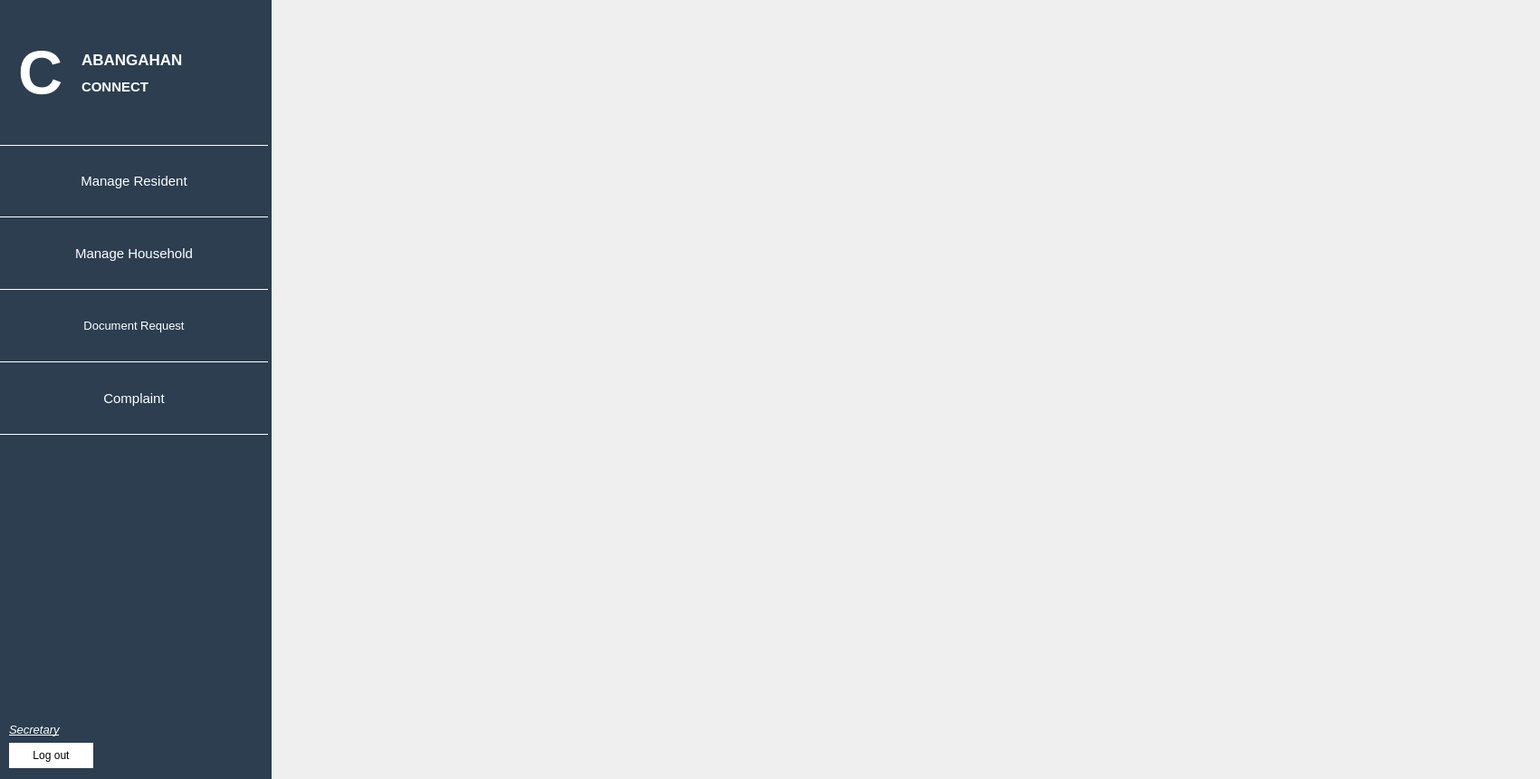
<?xml version="1.0" encoding="UTF-8"?>
<ui version="4.0">
 <class>MainWindow</class>
 <widget class="QMainWindow" name="MainWindow">
  <property name="geometry">
   <rect>
    <x>0</x>
    <y>0</y>
    <width>1701</width>
    <height>860</height>
   </rect>
  </property>
  <property name="maximumSize">
   <size>
    <width>16777215</width>
    <height>16777215</height>
   </size>
  </property>
  <property name="windowTitle">
   <string>MainWindow</string>
  </property>
  <widget class="QWidget" name="centralwidget">
   <layout class="QHBoxLayout" name="horizontalLayout_7">
    <property name="spacing">
     <number>0</number>
    </property>
    <property name="leftMargin">
     <number>0</number>
    </property>
    <property name="topMargin">
     <number>0</number>
    </property>
    <property name="rightMargin">
     <number>0</number>
    </property>
    <property name="bottomMargin">
     <number>0</number>
    </property>
    <item>
     <widget class="QFrame" name="leftframe">
      <property name="maximumSize">
       <size>
        <width>300</width>
        <height>16777215</height>
       </size>
      </property>
      <property name="autoFillBackground">
       <bool>false</bool>
      </property>
      <property name="styleSheet">
       <string notr="true">

background-color: #2c3e50;
border: none;

</string>
      </property>
      <property name="frameShape">
       <enum>QFrame::Box</enum>
      </property>
      <property name="frameShadow">
       <enum>QFrame::Plain</enum>
      </property>
      <layout class="QVBoxLayout" name="verticalLayout_2">
       <property name="spacing">
        <number>0</number>
       </property>
       <property name="leftMargin">
        <number>0</number>
       </property>
       <property name="topMargin">
        <number>0</number>
       </property>
       <property name="rightMargin">
        <number>0</number>
       </property>
       <property name="bottomMargin">
        <number>0</number>
       </property>
       <item>
        <widget class="QFrame" name="frame">
         <property name="frameShape">
          <enum>QFrame::StyledPanel</enum>
         </property>
         <property name="frameShadow">
          <enum>QFrame::Raised</enum>
         </property>
         <layout class="QVBoxLayout" name="verticalLayout_3">
          <property name="spacing">
           <number>0</number>
          </property>
          <property name="leftMargin">
           <number>0</number>
          </property>
          <property name="topMargin">
           <number>0</number>
          </property>
          <property name="rightMargin">
           <number>0</number>
          </property>
          <property name="bottomMargin">
           <number>0</number>
          </property>
          <item>
           <widget class="QFrame" name="frame_2">
            <property name="minimumSize">
             <size>
              <width>382</width>
              <height>379</height>
             </size>
            </property>
            <property name="styleSheet">
             <string notr="true">
background-color: #2c3e50;

</string>
            </property>
            <property name="frameShape">
             <enum>QFrame::StyledPanel</enum>
            </property>
            <property name="frameShadow">
             <enum>QFrame::Raised</enum>
            </property>
            <widget class="QLabel" name="label_9">
             <property name="geometry">
              <rect>
               <x>20</x>
               <y>30</y>
               <width>61</width>
               <height>100</height>
              </rect>
             </property>
             <property name="sizePolicy">
              <sizepolicy hsizetype="Expanding" vsizetype="Fixed">
               <horstretch>0</horstretch>
               <verstretch>0</verstretch>
              </sizepolicy>
             </property>
             <property name="maximumSize">
              <size>
               <width>280</width>
               <height>100</height>
              </size>
             </property>
             <property name="font">
              <font>
               <pointsize>51</pointsize>
               <weight>75</weight>
               <bold>true</bold>
              </font>
             </property>
             <property name="styleSheet">
              <string notr="true">QLabel {

color: white;

}</string>
             </property>
             <property name="text">
              <string>C</string>
             </property>
             <property name="scaledContents">
              <bool>false</bool>
             </property>
            </widget>
            <widget class="QLabel" name="label_4">
             <property name="geometry">
              <rect>
               <x>90</x>
               <y>80</y>
               <width>91</width>
               <height>31</height>
              </rect>
             </property>
             <property name="sizePolicy">
              <sizepolicy hsizetype="Expanding" vsizetype="Fixed">
               <horstretch>0</horstretch>
               <verstretch>0</verstretch>
              </sizepolicy>
             </property>
             <property name="maximumSize">
              <size>
               <width>280</width>
               <height>100</height>
              </size>
             </property>
             <property name="font">
              <font>
               <pointsize>11</pointsize>
               <weight>75</weight>
               <bold>true</bold>
              </font>
             </property>
             <property name="styleSheet">
              <string notr="true">QLabel {

color: white;

}</string>
             </property>
             <property name="text">
              <string>CONNECT</string>
             </property>
             <property name="scaledContents">
              <bool>false</bool>
             </property>
            </widget>
            <widget class="QLabel" name="label">
             <property name="geometry">
              <rect>
               <x>90</x>
               <y>50</y>
               <width>151</width>
               <height>31</height>
              </rect>
             </property>
             <property name="sizePolicy">
              <sizepolicy hsizetype="Expanding" vsizetype="Fixed">
               <horstretch>0</horstretch>
               <verstretch>0</verstretch>
              </sizepolicy>
             </property>
             <property name="maximumSize">
              <size>
               <width>280</width>
               <height>100</height>
              </size>
             </property>
             <property name="font">
              <font>
               <pointsize>13</pointsize>
               <weight>75</weight>
               <bold>true</bold>
              </font>
             </property>
             <property name="styleSheet">
              <string notr="true">QLabel {

color: white;

}</string>
             </property>
             <property name="text">
              <string>ABANGAHAN</string>
             </property>
             <property name="scaledContents">
              <bool>false</bool>
             </property>
            </widget>
            <widget class="QPushButton" name="resident">
             <property name="geometry">
              <rect>
               <x>0</x>
               <y>160</y>
               <width>296</width>
               <height>80</height>
              </rect>
             </property>
             <property name="minimumSize">
              <size>
               <width>131</width>
               <height>80</height>
              </size>
             </property>
             <property name="maximumSize">
              <size>
               <width>16777215</width>
               <height>80</height>
              </size>
             </property>
             <property name="font">
              <font>
               <pointsize>11</pointsize>
               <weight>50</weight>
               <italic>false</italic>
               <bold>false</bold>
               <strikeout>false</strikeout>
              </font>
             </property>
             <property name="styleSheet">
              <string notr="true">QPushButton {

background-color: #2c3e50;
color: white;
border-top: transparent;
border-bottom: 1px solid white;
border-top: 1px solid white;

}

QPushButton:hover {
background-color: #34495e;

}</string>
             </property>
             <property name="text">
              <string>Manage Resident</string>
             </property>
            </widget>
            <widget class="QPushButton" name="household">
             <property name="geometry">
              <rect>
               <x>0</x>
               <y>240</y>
               <width>296</width>
               <height>80</height>
              </rect>
             </property>
             <property name="minimumSize">
              <size>
               <width>0</width>
               <height>80</height>
              </size>
             </property>
             <property name="maximumSize">
              <size>
               <width>16777215</width>
               <height>100</height>
              </size>
             </property>
             <property name="font">
              <font>
               <pointsize>11</pointsize>
               <weight>50</weight>
               <bold>false</bold>
              </font>
             </property>
             <property name="styleSheet">
              <string notr="true">QPushButton {

background-color: #2c3e50;
color: white;
border-top: transparent;
border-bottom: 1px solid white;

}

QPushButton:hover {

background-color: #34495e;
}</string>
             </property>
             <property name="text">
              <string>Manage Household</string>
             </property>
            </widget>
            <widget class="QPushButton" name="requests">
             <property name="geometry">
              <rect>
               <x>0</x>
               <y>320</y>
               <width>296</width>
               <height>80</height>
              </rect>
             </property>
             <property name="maximumSize">
              <size>
               <width>16777215</width>
               <height>100</height>
              </size>
             </property>
             <property name="font">
              <font>
               <pointsize>10</pointsize>
               <weight>50</weight>
               <bold>false</bold>
              </font>
             </property>
             <property name="styleSheet">
              <string notr="true">QPushButton {

background-color: #2c3e50;
color: white;
border-top: transparent;
border-bottom: 1px solid white;

}

QPushButton:hover {

background-color: #34495e;
}</string>
             </property>
             <property name="text">
              <string>Document Request</string>
             </property>
            </widget>
            <widget class="QPushButton" name="complaints">
             <property name="geometry">
              <rect>
               <x>0</x>
               <y>400</y>
               <width>296</width>
               <height>80</height>
              </rect>
             </property>
             <property name="minimumSize">
              <size>
               <width>0</width>
               <height>80</height>
              </size>
             </property>
             <property name="maximumSize">
              <size>
               <width>16777215</width>
               <height>100</height>
              </size>
             </property>
             <property name="font">
              <font>
               <pointsize>11</pointsize>
               <weight>50</weight>
               <italic>false</italic>
               <bold>false</bold>
              </font>
             </property>
             <property name="styleSheet">
              <string notr="true">QPushButton {

background-color: #2c3e50;
color: white;
border-top: transparent;
border-bottom: 1px solid white;

}

QPushButton:hover {

background-color: #34495e;

}</string>
             </property>
             <property name="text">
              <string>Complaint</string>
             </property>
            </widget>
            <widget class="QFrame" name="frame_7">
             <property name="geometry">
              <rect>
               <x>0</x>
               <y>630</y>
               <width>296</width>
               <height>98</height>
              </rect>
             </property>
             <property name="minimumSize">
              <size>
               <width>0</width>
               <height>70</height>
              </size>
             </property>
             <property name="styleSheet">
              <string notr="true">background-color:#2c3e50</string>
             </property>
             <property name="frameShape">
              <enum>QFrame::StyledPanel</enum>
             </property>
             <property name="frameShadow">
              <enum>QFrame::Raised</enum>
             </property>
            </widget>
            <widget class="QLabel" name="label_2">
             <property name="geometry">
              <rect>
               <x>10</x>
               <y>790</y>
               <width>171</width>
               <height>31</height>
              </rect>
             </property>
             <property name="sizePolicy">
              <sizepolicy hsizetype="Expanding" vsizetype="Fixed">
               <horstretch>0</horstretch>
               <verstretch>0</verstretch>
              </sizepolicy>
             </property>
             <property name="maximumSize">
              <size>
               <width>280</width>
               <height>100</height>
              </size>
             </property>
             <property name="font">
              <font>
               <pointsize>10</pointsize>
               <weight>50</weight>
               <italic>true</italic>
               <bold>false</bold>
               <underline>true</underline>
               <kerning>false</kerning>
              </font>
             </property>
             <property name="styleSheet">
              <string notr="true">

color: white;



border:none;</string>
             </property>
             <property name="lineWidth">
              <number>0</number>
             </property>
             <property name="text">
              <string>Secretary</string>
             </property>
             <property name="scaledContents">
              <bool>false</bool>
             </property>
            </widget>
            <widget class="QPushButton" name="logout">
             <property name="geometry">
              <rect>
               <x>10</x>
               <y>820</y>
               <width>93</width>
               <height>28</height>
              </rect>
             </property>
             <property name="styleSheet">
              <string notr="true">background-color: white;</string>
             </property>
             <property name="text">
              <string>Log out</string>
             </property>
            </widget>
           </widget>
          </item>
         </layout>
        </widget>
       </item>
      </layout>
     </widget>
    </item>
    <item>
     <widget class="QFrame" name="MainContent">
      <property name="autoFillBackground">
       <bool>false</bool>
      </property>
      <property name="styleSheet">
       <string notr="true">border: none;</string>
      </property>
      <property name="frameShape">
       <enum>QFrame::Box</enum>
      </property>
      <property name="frameShadow">
       <enum>QFrame::Plain</enum>
      </property>
      <layout class="QVBoxLayout" name="verticalLayout">
       <property name="spacing">
        <number>0</number>
       </property>
       <property name="leftMargin">
        <number>0</number>
       </property>
       <property name="topMargin">
        <number>0</number>
       </property>
       <property name="rightMargin">
        <number>0</number>
       </property>
       <property name="bottomMargin">
        <number>0</number>
       </property>
       <item>
        <widget class="QStackedWidget" name="stackedWidget">
         <property name="styleSheet">
          <string notr="true">border: none;</string>
         </property>
         <widget class="QWidget" name="page"/>
         <widget class="QWidget" name="page_2"/>
        </widget>
       </item>
      </layout>
     </widget>
    </item>
   </layout>
  </widget>
 </widget>
 <resources/>
 <connections/>
</ui>
